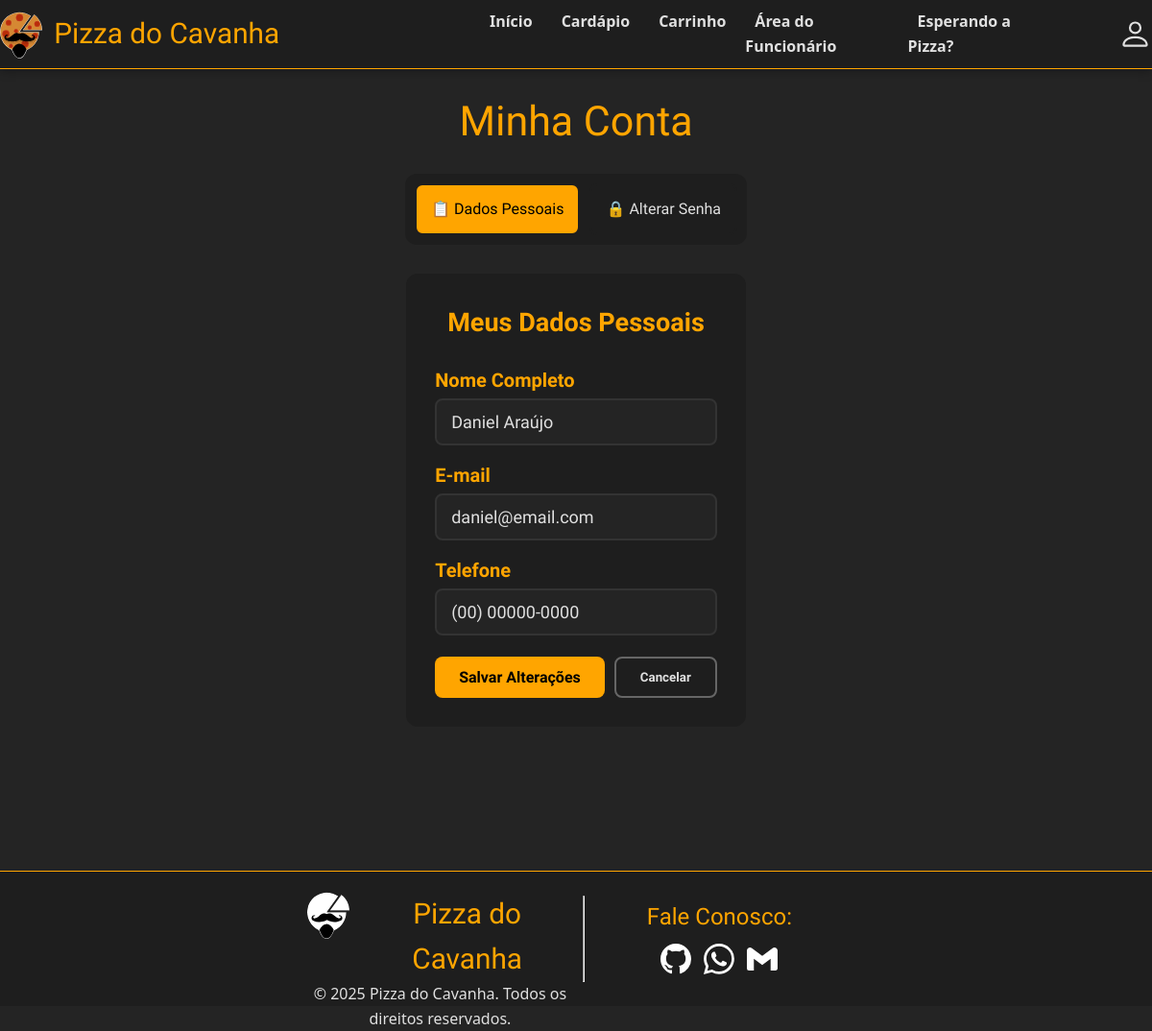
Screenshot of /restrito/user/sua-conta.php (signed in) with the database file from the repository.
### tables this page shows
CREATE TABLE users (
    id              INT NOT NULL AUTO_INCREMENT PRIMARY KEY,
    nome            VARCHAR (45) NOT NULL,
    senha           VARCHAR (255) NOT NULL,
    email           VARCHAR (64) NOT NULL UNIQUE,
    telefone        VARCHAR (20) NOT NULL,
    class_id        INT NOT NULL DEFAULT 1,

    FOREIGN KEY (class_id) REFERENCES user_classes(id)
);

### restrito/user/sua-conta.php (the view, shortened to what this page needs)
<?php include "../verifica_login.php"; ?>
<!DOCTYPE html>
<html lang="pt-BR">
<head>
    <link rel="stylesheet" href="https://cdnjs.cloudflare.com/ajax/libs/font-awesome/6.0.0/css/all.min.css">
</head>
<body>
    <header>
        <div class="container header-container">
            <a href="../index.php">
                <div class="logo">
                    <img src="../assets/logo.svg" alt="Logo">
                    <h1>Pizza do Cavanha</h1>
                </div>
            </a>
            <nav>
                <ul>
                    <li><a href="../index.php" class="nav-link" data-page="home">Início</a></li>
                    <li><a href="../index.php" class="nav-link" data-page="cardapio">Cardápio</a></li>
                    <li><a href="../index.php" class="nav-link" data-page="carrinho">Carrinho</a></li>
                    <?php if ($_SESSION['class_nivel'] !== 1): ?>
                        <li><a href="../funcionario/index.php">Área do Funcionário</a></li>
                    <?php endif; ?>
                    <?php if (($_SESSION['class_nivel'] == 1) || ($_SESSION['class_nivel'] == 6)): ?>
                        <li><a href="../pong.php">Esperando a Pizza?</a></li>
                    <?php endif; ?>
                </ul>
                <div class="container-usuario">
                    <div class="btn-usuario">
                        <label for="button-user" class="imagem-usuario">
                        </label>
                    </div>
                </div>
            </nav>
        </div>
    </header>
    <div class="container">
        <h2 class="titulo-pagina">Minha Conta</h2>
        <div class="conta-container">
            <nav class="menu-lateral">
                <ul>
                    <li><a href="#" class="nav-aba ativo" data-aba="dados-pessoais">📋 Dados Pessoais</a></li>
                    <li><a href="#" class="nav-aba" data-aba="alterar-senha">🔒 Alterar Senha</a></li>
                </ul>
            </nav>
            <div class="conteudo-conta">
                <?php
                $id_usuario = $_SESSION['id'];
                $sql = "SELECT nome, email, telefone FROM users WHERE id = ?";
                $stmt = mysqli_prepare($conn, $sql);
                mysqli_stmt_bind_param($stmt, "i", $id_usuario);
                mysqli_stmt_execute($stmt);
                $result = mysqli_stmt_get_result($stmt);
                $usuario = mysqli_fetch_assoc($result);
                ?>
                <div id="dados-pessoais" class="aba-conteudo ativo">
                    <h2>Meus Dados Pessoais</h2>
                    <form method="POST" action="">
                        <div class="forms">
                            <div class="form-group">
                                <label for="nome">Nome Completo</label>
                                <input type="text" id="nome" name="nome" class="form-control"
                                    value="<?php echo htmlspecialchars($usuario['nome']); ?>" required>
                            </div>
                            <div class="form-group">
                                <label for="email">E-mail</label>
                                <input type="email" id="email" name="email" class="form-control"
                                    value="<?php echo htmlspecialchars($usuario['email']); ?>" required>
                            </div>
                            <div class="form-group">
                                <label for="telefone">Telefone</label>
                                <input type="tel" id="telefone" name="telefone" class="form-control"
                                    value="<?php echo htmlspecialchars($usuario['telefone']); ?>" required>
                            </div>
                        </div>
                        <div class="save-cancel">
                            <div class="form-group">
                                <button type="submit" name="atualizar_dados" class="btn-salvar">
                                    Salvar Alterações
                                </button>
                                <button type="button" class="btn-cancelar" onclick="window.location.reload()">
                                    Cancelar
                                </button>
                            </div>
                        </div>
                    </form>
                </div>
            </div>
        </div>
    </div>
    <footer>
        <div class="container footer-container">
            <div class="copyright-logo-container">
                <div class="logo">
                    <img src="../assets/logo-2.svg" alt="Logo">
                    <h1 style="color: var(--primary-color);">Pizza do Cavanha</h1>
                </div>
                <p>© 2025 Pizza do Cavanha. Todos os direitos reservados.</p>
            </div>
            <hr style="height: 90px">
            <div class="contactenos-container">
                <h2>Fale Conosco:</h2>
                <div class="social-links-container">
                    <a href="https://github.com/DanielAraujo07" target="_blank" class="social-links">
                    </a>
                    <a href="https://wa.me/3199782383" target="_blank" class="social-links">
                    </a>
                    <a href="mailto:daniel271207.produtividade@gmail.com" target="_blank" class="social-links">
                    </a>
                </div>
            </div>
        </div>
    </footer>
</body>
</html>

### rows the page displays
users: nome "Daniel Araújo", email "daniel@email.com", telefone "(00) 00000-0000"
